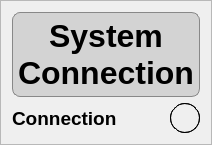
           <widget class="QFrame" name="system_check_button_frame">
            <property name="sizePolicy">
             <sizepolicy hsizetype="Expanding" vsizetype="Preferred">
              <horstretch>0</horstretch>
              <verstretch>0</verstretch>
             </sizepolicy>
            </property>
            <property name="minimumSize">
             <size>
              <width>184</width>
              <height>0</height>
             </size>
            </property>
            <property name="frameShape">
             <enum>QFrame::Shape::StyledPanel</enum>
            </property>
            <property name="frameShadow">
             <enum>QFrame::Shadow::Raised</enum>
            </property>
            <layout class="QVBoxLayout" name="verticalLayout">
             <item>
              <layout class="QHBoxLayout" name="horizontalLayout">
               <item>
                <widget class="QPushButton" name="btn_system_connect">
                 <property name="sizePolicy">
                  <sizepolicy hsizetype="Expanding" vsizetype="Expanding">
                   <horstretch>0</horstretch>
                   <verstretch>0</verstretch>
                  </sizepolicy>
                 </property>
                 <property name="font">
                  <font>
                   <pointsize>24</pointsize>
                   <bold>true</bold>
                  </font>
                 </property>
                 <property name="styleSheet">
                  <string notr="true">QPushButton {
    background-color: lightgray;
    border: 1px solid #888;
    border-radius: 8px;
    padding: 5px;
}

QPushButton:disabled {
    background-color: #cccccc;
    color: #999999;
    border: 1px solid #aaaaaa;
}
</string>
                 </property>
                 <property name="text">
                  <string>System 
Connection</string>
                 </property>
                </widget>
               </item>
              </layout>
             </item>
             <item>
              <layout class="QHBoxLayout" name="horizontalLayout_2">
               <item>
                <widget class="QLabel" name="lbl_connection_status">
                 <property name="font">
                  <font>
                   <pointsize>14</pointsize>
                   <bold>true</bold>
                  </font>
                 </property>
                 <property name="styleSheet">
                  <string notr="true">color: black;
</string>
                 </property>
                 <property name="text">
                  <string>Connection</string>
                 </property>
                </widget>
               </item>
               <item>
                <widget class="QFrame" name="system_check_circle">
                 <property name="minimumSize">
                  <size>
                   <width>30</width>
                   <height>30</height>
                  </size>
                 </property>
                 <property name="maximumSize">
                  <size>
                   <width>30</width>
                   <height>30</height>
                  </size>
                 </property>
                 <property name="styleSheet">
                  <string notr="true">border-radius: 15px;  
    border: 1px solid black;
    width: 30px;
    height: 30px;
    background: qradialgradient(
        cx:0.5,cy:0.3,radius:1
        stop: 0 rgb(240, 240, 240),  
        stop: 0.8 rgb(100, 100, 100),
        stop: 1 rgb(240, 240, 240)   
    );</string>
                 </property>
                 <property name="frameShape">
                  <enum>QFrame::Shape::StyledPanel</enum>
                 </property>
                 <property name="frameShadow">
                  <enum>QFrame::Shadow::Raised</enum>
                 </property>
                 <widget class="QFrame" name="indicator_connection">
                  <property name="geometry">
                   <rect>
                    <x>0</x>
                    <y>0</y>
                    <width>30</width>
                    <height>30</height>
                   </rect>
                  </property>
                  <property name="minimumSize">
                   <size>
                    <width>30</width>
                    <height>30</height>
                   </size>
                  </property>
                  <property name="maximumSize">
                   <size>
                    <width>30</width>
                    <height>30</height>
                   </size>
                  </property>
                  <property name="styleSheet">
                   <string notr="true">border-radius: 15px;  
    border: 1px solid black;
    width: 30px;
    height: 30px;
    background: qradialgradient(
        cx:0.5,cy:0.3,radius:1
        stop: 0 rgb(240, 240, 240),  
        stop: 0.8 rgb(100, 100, 100),
        stop: 1 rgb(240, 240, 240)   
    );</string>
                  </property>
                  <property name="frameShape">
                   <enum>QFrame::Shape::StyledPanel</enum>
                  </property>
                  <property name="frameShadow">
                   <enum>QFrame::Shadow::Raised</enum>
                  </property>
                 </widget>
                </widget>
               </item>
              </layout>
             </item>
            </layout>
           </widget>
